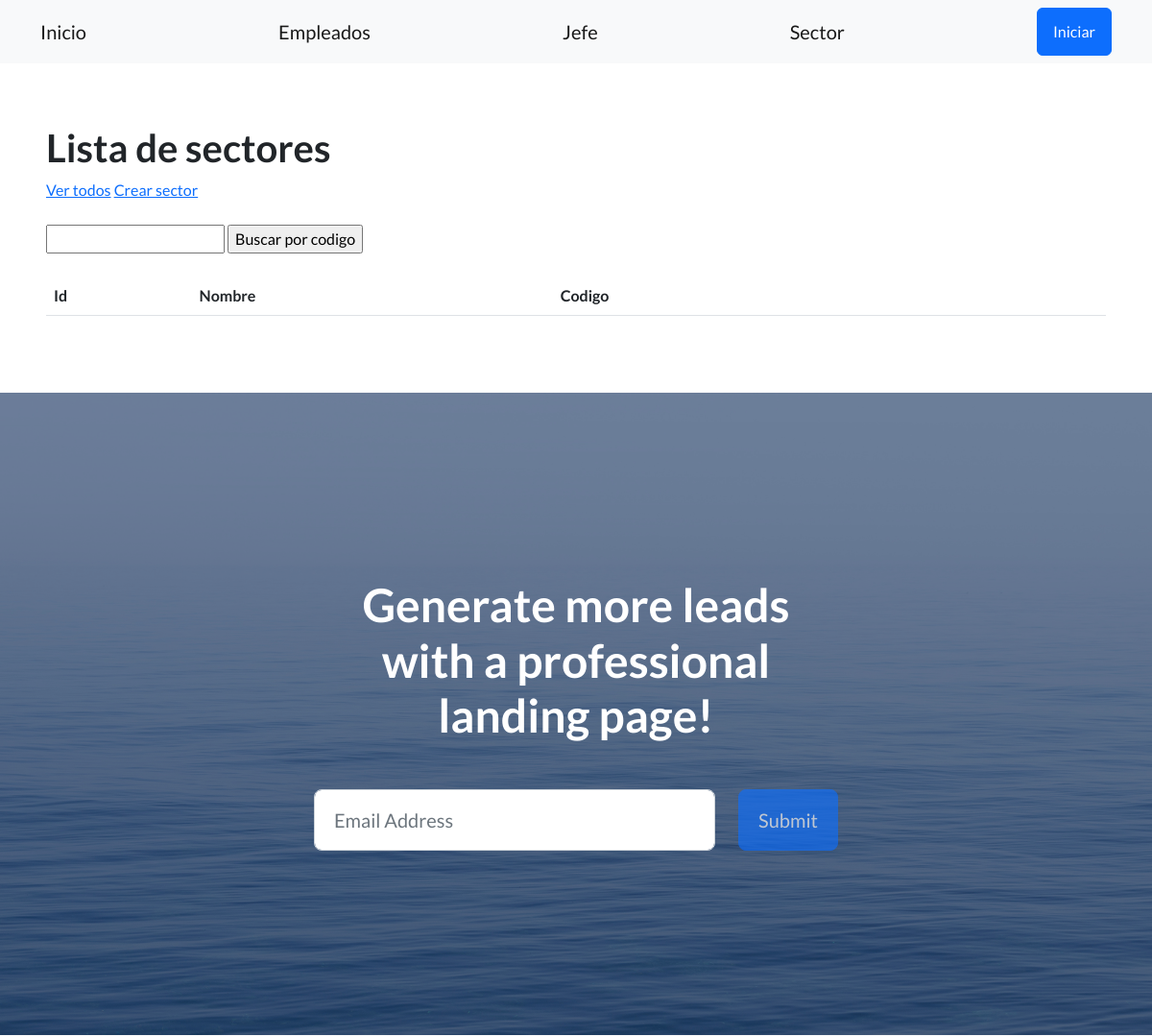
/empleados/sector/ (upper part), run on an earlier commit of the app's database.
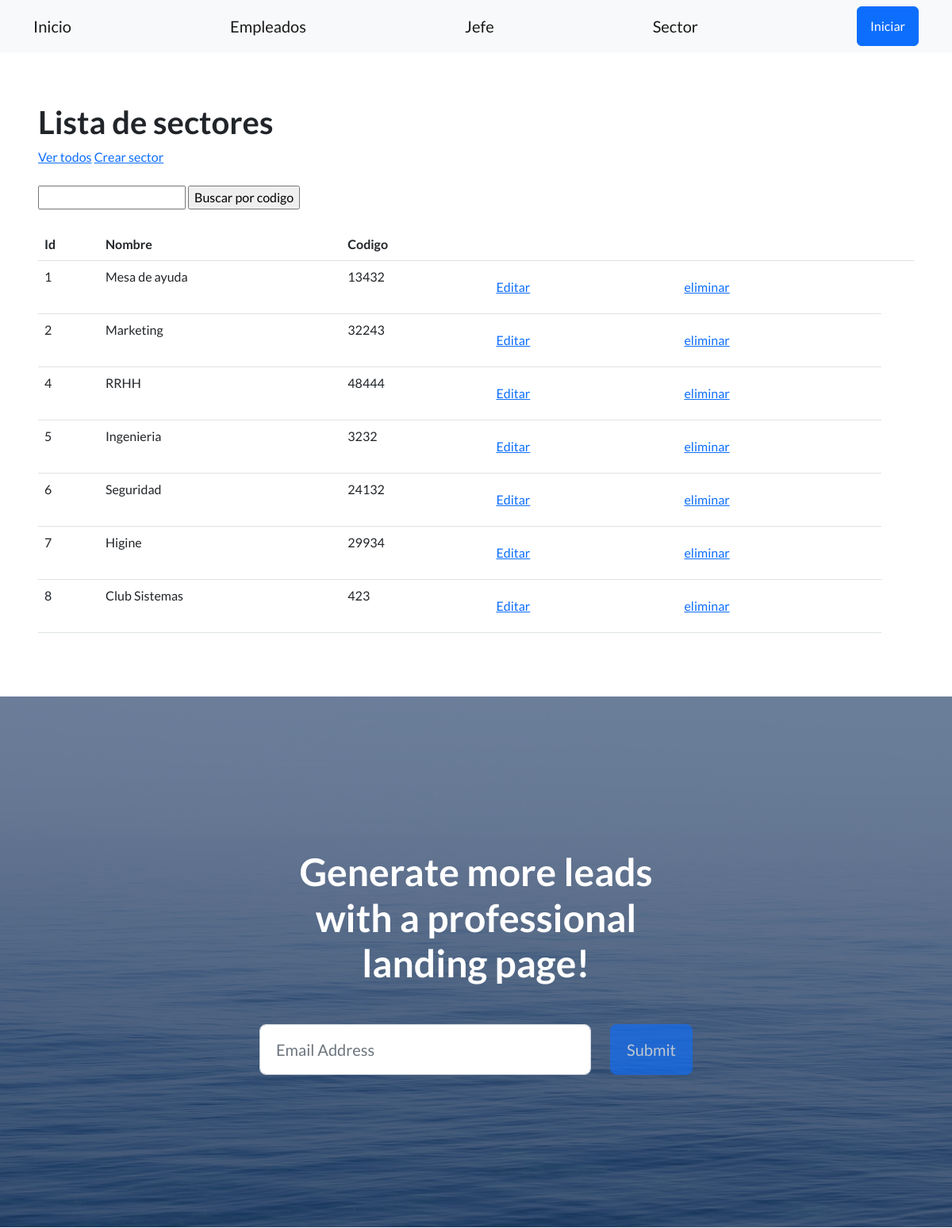
And on a later commit of the database.
### control_empleados/models.py (models this page shows, shortened)
class Sector(models.Model):
    nombre = models.CharField(max_length=64)
    codigo = models.IntegerField()

### control_empleados/views.py (the view)
# urls.py: path('sector/', listar_sector, name='listar_sector'),
def listar_sector(request):
    contexto = {
        'sector': Sector.objects.all(),
    }
    http_response = render(
        request=request,
        template_name='control_empleados/listar_sector.html',
        context=contexto,
    )
    return http_response

### control_empleados/templates/control_empleados/listar_sector.html (shortened to what this page needs)
{% extends 'base.html' %}
{% block contenido %}
    <h1>Lista de sectores</h1>
    <a href="{% url 'listar_sector' %}">Ver todos</a>
    <a href="{% url 'crear_sector' %}">Crear sector</a>
    <br><br>
    <form action="{% url 'buscar_sector' %}" method="post">
      <input type="text" name="busqueda">
      <input type="submit" value="Buscar por codigo">
    </form>
    <br>
    <table class="table">
        <tbody>
            <tr>
                <th>Id</th>
                <th>Nombre</th>
                <th>Codigo</th>
                <th></th>
                <th></th>
                <th></th>
             </tr>
            {% for sectores in sector%}
            <tr>
                <td>{{sectores.id}} </td>
                <td>{{sectores.nombre}} </td>
                <td>{{sectores.codigo}} </td>
                <td>
                    <a class='btn btn-link' href="{% url 'editar_sector' sectores.id %}">Editar</a>
                </td>
                <td>
                    <form action="{% url 'eliminar_sector' sectores.id %}" method="post">
                      <input type="submit" class='btn btn-link' value="eliminar"/>
                    </form>
                </td>
            </tr>
        {% endfor%}
        </tbody>
    </table>
{% endblock contenido %}

### templates_base/base.html (shortened to what this page needs)
{% load static %}
<!DOCTYPE html>
<html lang="en">
    <head>
        <link href="https://cdn.jsdelivr.net/npm/bootstrap-icons@1.5.0/font/bootstrap-icons.css" rel="stylesheet" type="text/css" />
        <link href="{% static 'css/styles.css' %}" rel="stylesheet" />
    </head>
    <body>
        <nav class="navbar navbar-light bg-light static-top">
            <div class="container">
                <a class="navbar-brand" href="{% url 'inicio' %}">Inicio</a>
                <a class="navbar-brand" href="{% url 'listar_empleados' %}">Empleados</a>
                <a class="navbar-brand" href="{% url 'listar_jefe' %}">Jefe</a>
                <a class="navbar-brand" href="{% url 'listar_sector' %}">Sector</a>
                <a class="btn btn-primary" href="#signup">Iniciar</a>
            </div>
        </nav>
        <section style="padding: 4rem 3rem;">
            {% block contenido %}
            {% endblock contenido %}
        </section>
        <header class="masthead">
            <div class="container position-relative">
                <div class="row justify-content-center">
                    <div class="col-xl-6">
                        <div class="text-center text-white">
                            <h1 class="mb-5">Generate more leads with a professional landing page!</h1>
                            <form class="form-subscribe" id="contactForm" data-sb-form-api-token="API_TOKEN">
                                <div class="row">
                                    <div class="col">
                                        <input class="form-control form-control-lg" id="emailAddress" type="email" placeholder="Email Address" data-sb-validations="required,email" />
                                    </div>
                                    <div class="col-auto"><button class="btn btn-primary btn-lg disabled" id="submitButton" type="submit">Submit</button></div>
                                </div>
                            </form>
                        </div>
                    </div>
                </div>
            </div>
        </header>
    </body>
</html>

What changed in the data, as far as the page shows it:
added Sector: id "1", nombre "Mesa de ayuda", codigo "13432"
added Sector: id "2", nombre "Marketing", codigo "32243"
added Sector: id "4", nombre "RRHH", codigo "48444"
added Sector: id "5", nombre "Ingenieria", codigo "3232"
added Sector: id "6", nombre "Seguridad", codigo "24132"
added Sector: id "7", nombre "Higine", codigo "29934"
added Sector: id "8", nombre "Club Sistemas", codigo "423"
